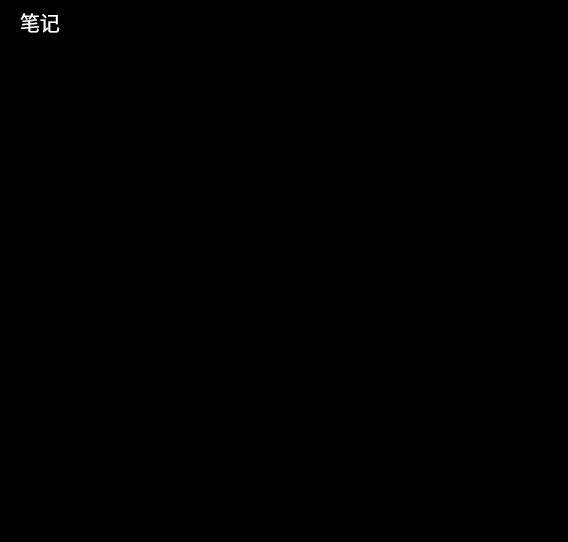
<?xml version="1.0" encoding="UTF-8"?>
<ui version="4.0">
 <class>Widget</class>
 <widget class="QWidget" name="Widget">
  <property name="geometry">
   <rect>
    <x>0</x>
    <y>0</y>
    <width>568</width>
    <height>542</height>
   </rect>
  </property>
  <property name="windowTitle">
   <string>Widget</string>
  </property>
  <property name="styleSheet">
   <string notr="true">width:568px;
height:542px;
background-color: rgb(0, 0, 0);
border-radius:6px;
opacity:0.7;</string>
  </property>
  <widget class="QPushButton" name="pushButton_Exit">
   <property name="geometry">
    <rect>
     <x>530</x>
     <y>10</y>
     <width>30</width>
     <height>30</height>
    </rect>
   </property>
   <property name="styleSheet">
    <string notr="true">background-color: rgb(0, 0, 0);
border-width:0;

</string>
   </property>
   <property name="text">
    <string/>
   </property>
  </widget>
  <widget class="QPushButton" name="pushButton_Mini">
   <property name="geometry">
    <rect>
     <x>480</x>
     <y>10</y>
     <width>30</width>
     <height>30</height>
    </rect>
   </property>
   <property name="styleSheet">
    <string notr="true">background-color: rgb(0, 0, 0);
border-width:0;
color: rgb(255, 255, 255);
hover:color(0,0,255);
</string>
   </property>
   <property name="text">
    <string/>
   </property>
  </widget>
  <widget class="QLabel" name="ukui_labelTitle">
   <property name="geometry">
    <rect>
     <x>20</x>
     <y>10</y>
     <width>47</width>
     <height>23</height>
    </rect>
   </property>
   <property name="font">
    <font>
     <family>Noto Sans CJK SC</family>
     <pointsize>-1</pointsize>
     <weight>50</weight>
     <bold>false</bold>
    </font>
   </property>
   <property name="autoFillBackground">
    <bool>false</bool>
   </property>
   <property name="styleSheet">
    <string notr="true">width:47px;
height:23px;
font-size:20px;
font-family:Noto Sans CJK SC;
font-weight:400;
line-height:40px;
background-color: rgb(0, 0, 0);
color: rgb(255, 255, 255);


</string>
   </property>
   <property name="text">
    <string>笔记</string>
   </property>
  </widget>
  <widget class="QListWidget" name="listWidget">
   <property name="geometry">
    <rect>
     <x>0</x>
     <y>50</y>
     <width>568</width>
     <height>397</height>
    </rect>
   </property>
   <property name="styleSheet">
    <string notr="true">background-color: rgb(0, 0, 0);</string>
   </property>
  </widget>
  <widget class="QToolButton" name="toolButton">
   <property name="geometry">
    <rect>
     <x>260</x>
     <y>480</y>
     <width>48</width>
     <height>48</height>
    </rect>
   </property>
   <property name="styleSheet">
    <string notr="true">background-color: rgb(0, 0, 0);
border-width:0;
border-style:outset;</string>
   </property>
   <property name="text">
    <string/>
   </property>
  </widget>
  <zorder>pushButton_Exit</zorder>
  <zorder>pushButton_Mini</zorder>
  <zorder>ukui_labelTitle</zorder>
  <zorder>toolButton</zorder>
  <zorder>listWidget</zorder>
 </widget>
 <layoutdefault spacing="6" margin="11"/>
 <resources/>
 <connections/>
</ui>
